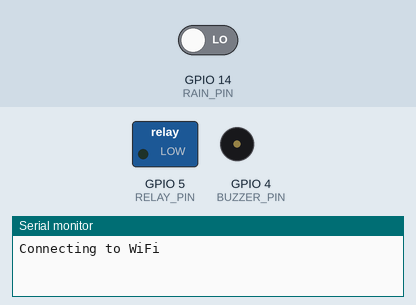
The sketch below on a simulated ESP8266 (NodeMCU). On the bench: switched loads named in the sketch (green lamp = pin HIGH), buzzer (waves = sounding, pin HIGH), the last lines printed to the serial monitor. The inputs (shaded band) are chosen by the test bench; at power-on: GPIO 14 (RAIN_PIN) LOW. WiFi joins after 1.5 s; servers stay silent unless stated; uploads are accepted with an empty reply.

Above: at 0.1 s.
At 1.6 s:
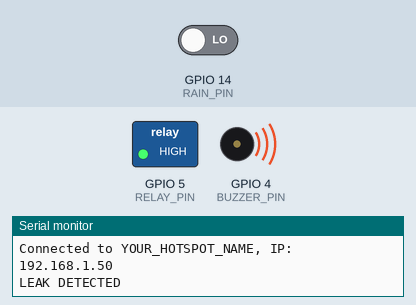
Timing chart, 0 to 3.1 s (numbered marks = the images above):
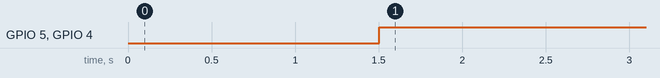

Measured:
- by itself, GPIO 5 (RELAY_PIN), GPIO 4 (BUZZER_PIN): LOW → HIGH at 1.5 s

The sketch:

leak_detector.ino
```cpp
// Leak detector - ESP8266 NodeMCU
// Rain sensor D0 -> D5, Relay IN -> D1, Buzzer + -> D2
// Leak: buzzer on, valve closed, complaint sent to Water Works

#include <ESP8266WiFi.h>
#include <ESP8266WiFiMulti.h>
#include <ESP8266HTTPClient.h>
#include <WiFiClient.h>
#include <WiFiClientSecure.h>


// ---------- EDIT THESE ----------
const char* WIFI_SSID_1     = "YOUR_HOTSPOT_NAME";
const char* WIFI_PASSWORD_1 = "YOUR_HOTSPOT_PASSWORD";
const char* WIFI_SSID_2     = "FRIEND_HOTSPOT_NAME";
const char* WIFI_PASSWORD_2 = "FRIEND_HOTSPOT_PASSWORD";

// Without deploying: http://<IP printed by the server>:5000/api/device/report
// After deploying:   https://<your-app-name>.onrender.com/api/device/report
const char* SERVER_URL = "https://community-outreach-gtfh.onrender.com/api/device/report";

const char* DEVICE_ID  = "HA-LEAK-01";   // must match a device in the database (see npm run seed output)
const char* DEVICE_KEY = "key-ha-leak-01";
// --------------------------------

const bool RELAY_ACTIVE_LOW = true;        // set false if your relay switches on with HIGH
const unsigned long DRY_RESET_MS = 60000;  // must stay dry this long before a new leak can be reported

#define RAIN_PIN   14   // GPIO14 = pin D5 on a NodeMCU
#define RELAY_PIN  5    // GPIO5  = pin D1 on a NodeMCU
#define BUZZER_PIN 4    // GPIO4  = pin D2 on a NodeMCU

bool leakActive = false;
unsigned long lastWetTime = 0;

void relayOn()  { digitalWrite(RELAY_PIN, RELAY_ACTIVE_LOW ? LOW : HIGH); }
void relayOff() { digitalWrite(RELAY_PIN, RELAY_ACTIVE_LOW ? HIGH : LOW); }

ESP8266WiFiMulti wifiMulti;

void connectWiFi() {
  Serial.print("Connecting to WiFi");
  unsigned long start = millis();
  while (wifiMulti.run() != WL_CONNECTED && millis() - start < 20000) {
    delay(500);
    Serial.print(".");
  }
  if (WiFi.status() == WL_CONNECTED) {
    Serial.print("\nConnected to ");
    Serial.print(WiFi.SSID());
    Serial.print(", IP: ");
    Serial.println(WiFi.localIP());
  } else {
    Serial.println("\nWiFi not connected - sensing still running");
  }
}

// Sends one report to the website. Returns true once the server has it.
// The server keeps one open complaint per device, so repeats never create duplicate tickets.
bool sendReport(const String& reading) {
  if (WiFi.status() != WL_CONNECTED) connectWiFi();
  if (WiFi.status() != WL_CONNECTED) {
    Serial.println("No WiFi - will retry");
    return false;
  }

  String body = String("{\"deviceId\":\"") + DEVICE_ID + "\",\"apiKey\":\"" + DEVICE_KEY +
                "\",\"reading\":\"" + reading + "\"}";
  bool https = String(SERVER_URL).startsWith("https");

  for (int attempt = 1; attempt <= 3; attempt++) {
    WiFiClient plain;
    WiFiClientSecure secure;
    secure.setInsecure();      // deployed (https) server: encrypted, certificate not checked
    HTTPClient http;
    http.setTimeout(20000);    // free deployed servers can take time to wake up
    if (https) http.begin(secure, SERVER_URL);
    else       http.begin(plain, SERVER_URL);
    http.addHeader("Content-Type", "application/json");

    int code = http.POST(body);
    String reply = code > 0 ? http.getString() : http.errorToString(code);
    http.end();
    Serial.printf("Report attempt %d: HTTP %d %s\n", attempt, code, reply.c_str());

    if (code == 200 || code == 201) return true;
    if (code == 400 || code == 401) return false;  // wrong DEVICE_ID / DEVICE_KEY: fix the sketch
    delay(3000);
  }
  return false;
}

// Keeps retrying a failed report every 30 s until it gets through
bool reportPending = false;
String pendingReading;
unsigned long lastAttempt = 0;

void queueReport(const String& reading) {
  reportPending = true;
  pendingReading = reading;
  lastAttempt = millis() - 30000;  // try immediately
}

void handleReport() {
  if (reportPending && millis() - lastAttempt >= 30000) {
    lastAttempt = millis();
    if (sendReport(pendingReading)) reportPending = false;
  }
}

void setup() {
  Serial.begin(115200);
  pinMode(RAIN_PIN, INPUT);
  pinMode(RELAY_PIN, OUTPUT);
  pinMode(BUZZER_PIN, OUTPUT);
  digitalWrite(BUZZER_PIN, LOW);
  relayOn();  // normally-closed valve: keep powered so water flows

  WiFi.mode(WIFI_STA);
  wifiMulti.addAP(WIFI_SSID_1, WIFI_PASSWORD_1);
  wifiMulti.addAP(WIFI_SSID_2, WIFI_PASSWORD_2);
  connectWiFi();
}

void loop() {
  bool wet = (digitalRead(RAIN_PIN) == LOW);  // module output goes LOW when wet

  if (wet) {
    lastWetTime = millis();
    if (!leakActive) {
      leakActive = true;
      Serial.println("LEAK DETECTED");
      relayOff();                     // valve closes, water stops
      digitalWrite(BUZZER_PIN, HIGH);
      queueReport("wet");             // one complaint per leak
    }
  } else if (leakActive && millis() - lastWetTime > DRY_RESET_MS) {
    leakActive = false;
    Serial.println("Dry again - system reset");
    digitalWrite(BUZZER_PIN, LOW);
    relayOn();
  }

  handleReport();
  delay(200);
}
```
